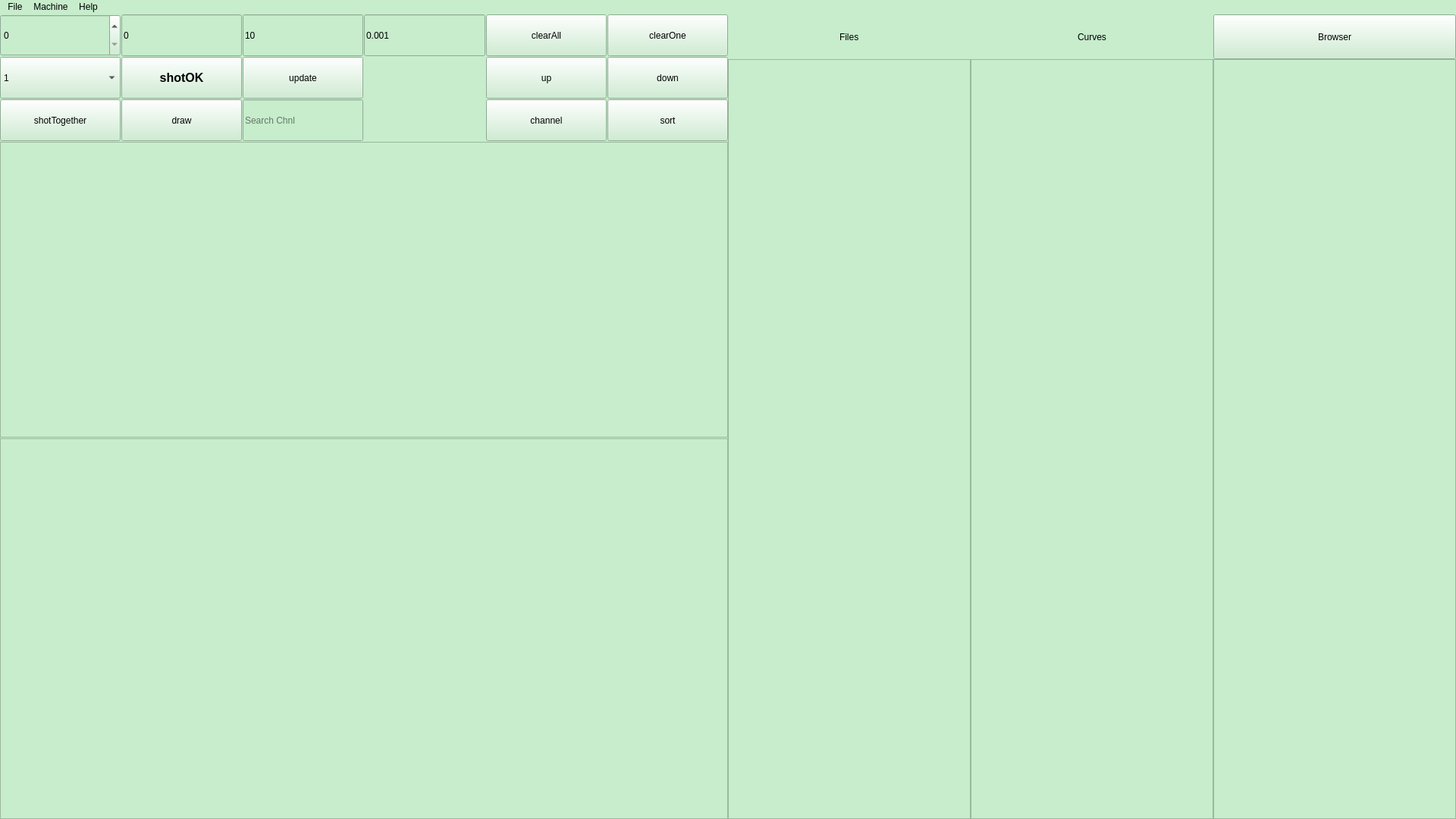
<?xml version="1.0" encoding="UTF-8"?>
<ui version="4.0">
 <class>MainWindow</class>
 <widget class="QMainWindow" name="MainWindow">
  <property name="geometry">
   <rect>
    <x>0</x>
    <y>0</y>
    <width>1920</width>
    <height>1080</height>
   </rect>
  </property>
  <property name="sizePolicy">
   <sizepolicy hsizetype="Expanding" vsizetype="Expanding">
    <horstretch>0</horstretch>
    <verstretch>0</verstretch>
   </sizepolicy>
  </property>
  <property name="contextMenuPolicy">
   <enum>Qt::DefaultContextMenu</enum>
  </property>
  <property name="windowTitle">
   <string>Data Analysis Pro modified by QYxYZ</string>
  </property>
  <property name="styleSheet">
   <string notr="true">background-color: rgb(199, 237, 204);</string>
  </property>
  <widget class="QWidget" name="centralwidget">
   <property name="styleSheet">
    <string notr="true">background-color: rgb(199, 237, 204);</string>
   </property>
   <layout class="QGridLayout" name="gridLayout_2">
    <property name="leftMargin">
     <number>0</number>
    </property>
    <property name="topMargin">
     <number>0</number>
    </property>
    <property name="rightMargin">
     <number>0</number>
    </property>
    <property name="bottomMargin">
     <number>0</number>
    </property>
    <item row="0" column="0">
     <layout class="QHBoxLayout" name="horizontalLayout" stretch="12,4,4,4">
      <property name="spacing">
       <number>0</number>
      </property>
      <property name="leftMargin">
       <number>0</number>
      </property>
      <property name="topMargin">
       <number>0</number>
      </property>
      <property name="rightMargin">
       <number>0</number>
      </property>
      <property name="bottomMargin">
       <number>0</number>
      </property>
      <item>
       <layout class="QVBoxLayout" name="verticalLayout" stretch="3,7,0">
        <property name="spacing">
         <number>1</number>
        </property>
        <property name="topMargin">
         <number>0</number>
        </property>
        <property name="rightMargin">
         <number>0</number>
        </property>
        <property name="bottomMargin">
         <number>0</number>
        </property>
        <item>
         <layout class="QGridLayout" name="gridLayout" rowstretch="1,0,0" columnstretch="2,0,0,0,0,0">
          <property name="sizeConstraint">
           <enum>QLayout::SetNoConstraint</enum>
          </property>
          <property name="spacing">
           <number>1</number>
          </property>
          <item row="2" column="5">
           <widget class="QPushButton" name="sort">
            <property name="sizePolicy">
             <sizepolicy hsizetype="Expanding" vsizetype="Expanding">
              <horstretch>2</horstretch>
              <verstretch>1</verstretch>
             </sizepolicy>
            </property>
            <property name="styleSheet">
             <string notr="true">background-color: rgb(199, 237, 204);</string>
            </property>
            <property name="text">
             <string>sort</string>
            </property>
           </widget>
          </item>
          <item row="0" column="4">
           <widget class="QPushButton" name="clearAll">
            <property name="sizePolicy">
             <sizepolicy hsizetype="Expanding" vsizetype="Expanding">
              <horstretch>2</horstretch>
              <verstretch>1</verstretch>
             </sizepolicy>
            </property>
            <property name="styleSheet">
             <string notr="true">background-color: rgb(199, 237, 204);</string>
            </property>
            <property name="text">
             <string>clearAll</string>
            </property>
           </widget>
          </item>
          <item row="2" column="1">
           <widget class="QPushButton" name="draw">
            <property name="sizePolicy">
             <sizepolicy hsizetype="Expanding" vsizetype="Expanding">
              <horstretch>2</horstretch>
              <verstretch>1</verstretch>
             </sizepolicy>
            </property>
            <property name="styleSheet">
             <string notr="true">background-color: rgb(199, 237, 204);</string>
            </property>
            <property name="text">
             <string>draw</string>
            </property>
           </widget>
          </item>
          <item row="1" column="1">
           <widget class="QPushButton" name="shotOK">
            <property name="sizePolicy">
             <sizepolicy hsizetype="Expanding" vsizetype="Expanding">
              <horstretch>2</horstretch>
              <verstretch>1</verstretch>
             </sizepolicy>
            </property>
            <property name="font">
             <font>
              <pointsize>12</pointsize>
              <weight>75</weight>
              <bold>true</bold>
             </font>
            </property>
            <property name="styleSheet">
             <string notr="true">background-color: rgb(199, 237, 204);</string>
            </property>
            <property name="text">
             <string>shotOK</string>
            </property>
           </widget>
          </item>
          <item row="0" column="1">
           <widget class="QLineEdit" name="xLeft">
            <property name="sizePolicy">
             <sizepolicy hsizetype="Expanding" vsizetype="Expanding">
              <horstretch>2</horstretch>
              <verstretch>1</verstretch>
             </sizepolicy>
            </property>
            <property name="styleSheet">
             <string notr="true">background-color: rgb(199, 237, 204);</string>
            </property>
            <property name="text">
             <string>0</string>
            </property>
           </widget>
          </item>
          <item row="0" column="5">
           <widget class="QPushButton" name="clearOne">
            <property name="sizePolicy">
             <sizepolicy hsizetype="Expanding" vsizetype="Expanding">
              <horstretch>2</horstretch>
              <verstretch>1</verstretch>
             </sizepolicy>
            </property>
            <property name="styleSheet">
             <string notr="true">background-color: rgb(199, 237, 204);</string>
            </property>
            <property name="text">
             <string>clearOne</string>
            </property>
           </widget>
          </item>
          <item row="1" column="4">
           <widget class="QPushButton" name="up">
            <property name="sizePolicy">
             <sizepolicy hsizetype="Expanding" vsizetype="Expanding">
              <horstretch>2</horstretch>
              <verstretch>1</verstretch>
             </sizepolicy>
            </property>
            <property name="styleSheet">
             <string notr="true">background-color: rgb(199, 237, 204);</string>
            </property>
            <property name="text">
             <string>up</string>
            </property>
           </widget>
          </item>
          <item row="0" column="0">
           <widget class="QSpinBox" name="shot">
            <property name="sizePolicy">
             <sizepolicy hsizetype="Expanding" vsizetype="Expanding">
              <horstretch>2</horstretch>
              <verstretch>1</verstretch>
             </sizepolicy>
            </property>
            <property name="styleSheet">
             <string notr="true">background-color: rgb(199, 237, 204);</string>
            </property>
            <property name="maximum">
             <number>99999</number>
            </property>
           </widget>
          </item>
          <item row="1" column="2">
           <widget class="QPushButton" name="update">
            <property name="sizePolicy">
             <sizepolicy hsizetype="Expanding" vsizetype="Expanding">
              <horstretch>2</horstretch>
              <verstretch>1</verstretch>
             </sizepolicy>
            </property>
            <property name="styleSheet">
             <string notr="true">background-color: rgb(199, 237, 204);</string>
            </property>
            <property name="text">
             <string>update</string>
            </property>
           </widget>
          </item>
          <item row="2" column="0">
           <widget class="QPushButton" name="shotTogether">
            <property name="sizePolicy">
             <sizepolicy hsizetype="Expanding" vsizetype="Expanding">
              <horstretch>2</horstretch>
              <verstretch>1</verstretch>
             </sizepolicy>
            </property>
            <property name="styleSheet">
             <string notr="true">background-color: rgb(199, 237, 204);</string>
            </property>
            <property name="text">
             <string>shotTogether</string>
            </property>
           </widget>
          </item>
          <item row="1" column="5">
           <widget class="QPushButton" name="down">
            <property name="sizePolicy">
             <sizepolicy hsizetype="Expanding" vsizetype="Expanding">
              <horstretch>2</horstretch>
              <verstretch>1</verstretch>
             </sizepolicy>
            </property>
            <property name="styleSheet">
             <string notr="true">background-color: rgb(199, 237, 204);</string>
            </property>
            <property name="text">
             <string>down</string>
            </property>
           </widget>
          </item>
          <item row="2" column="4">
           <widget class="QPushButton" name="channel">
            <property name="sizePolicy">
             <sizepolicy hsizetype="Expanding" vsizetype="Expanding">
              <horstretch>2</horstretch>
              <verstretch>1</verstretch>
             </sizepolicy>
            </property>
            <property name="styleSheet">
             <string notr="true">background-color: rgb(199, 237, 204);</string>
            </property>
            <property name="text">
             <string>channel</string>
            </property>
           </widget>
          </item>
          <item row="1" column="0">
           <widget class="QComboBox" name="layoutMode">
            <property name="sizePolicy">
             <sizepolicy hsizetype="Expanding" vsizetype="Expanding">
              <horstretch>2</horstretch>
              <verstretch>1</verstretch>
             </sizepolicy>
            </property>
            <property name="styleSheet">
             <string notr="true">background-color: rgb(199, 237, 204);</string>
            </property>
            <property name="currentText">
             <string>1</string>
            </property>
            <item>
             <property name="text">
              <string>1</string>
             </property>
            </item>
            <item>
             <property name="text">
              <string>1,1</string>
             </property>
            </item>
            <item>
             <property name="text">
              <string>111</string>
             </property>
            </item>
            <item>
             <property name="text">
              <string>1,1+n/2</string>
             </property>
            </item>
            <item>
             <property name="text">
              <string>cmp</string>
             </property>
            </item>
           </widget>
          </item>
          <item row="0" column="2">
           <widget class="QLineEdit" name="xRight">
            <property name="sizePolicy">
             <sizepolicy hsizetype="Expanding" vsizetype="Expanding">
              <horstretch>2</horstretch>
              <verstretch>1</verstretch>
             </sizepolicy>
            </property>
            <property name="styleSheet">
             <string notr="true">background-color: rgb(199, 237, 204);</string>
            </property>
            <property name="text">
             <string>10</string>
            </property>
           </widget>
          </item>
          <item row="0" column="3">
           <widget class="QLineEdit" name="freqInterp">
            <property name="sizePolicy">
             <sizepolicy hsizetype="Expanding" vsizetype="Expanding">
              <horstretch>2</horstretch>
              <verstretch>1</verstretch>
             </sizepolicy>
            </property>
            <property name="styleSheet">
             <string notr="true">background-color: rgb(199, 237, 204);</string>
            </property>
            <property name="text">
             <string>0.001</string>
            </property>
           </widget>
          </item>
          <item row="2" column="2">
           <widget class="QLineEdit" name="chnlPattern">
            <property name="sizePolicy">
             <sizepolicy hsizetype="Expanding" vsizetype="Expanding">
              <horstretch>2</horstretch>
              <verstretch>1</verstretch>
             </sizepolicy>
            </property>
            <property name="styleSheet">
             <string notr="true">background-color: rgb(199, 237, 204);</string>
            </property>
            <property name="placeholderText">
             <string>Search Chnl</string>
            </property>
           </widget>
          </item>
         </layout>
        </item>
        <item>
         <widget class="QTextBrowser" name="Warning">
          <property name="sizePolicy">
           <sizepolicy hsizetype="Expanding" vsizetype="Expanding">
            <horstretch>12</horstretch>
            <verstretch>6</verstretch>
           </sizepolicy>
          </property>
          <property name="styleSheet">
           <string notr="true">background-color: rgb(199, 237, 204);</string>
          </property>
         </widget>
        </item>
        <item>
         <widget class="PlotWidget" name="graphicsView">
          <property name="sizePolicy">
           <sizepolicy hsizetype="Expanding" vsizetype="Expanding">
            <horstretch>0</horstretch>
            <verstretch>9</verstretch>
           </sizepolicy>
          </property>
          <property name="styleSheet">
           <string notr="true">background-color: rgb(199, 237, 204);</string>
          </property>
          <property name="showAxes" stdset="0">
           <bool>true</bool>
          </property>
         </widget>
        </item>
       </layout>
      </item>
      <item>
       <layout class="QVBoxLayout" name="verticalLayout_3" stretch="1,0">
        <property name="spacing">
         <number>0</number>
        </property>
        <item alignment="Qt::AlignHCenter">
         <widget class="QLabel" name="LabelFiles">
          <property name="sizePolicy">
           <sizepolicy hsizetype="Expanding" vsizetype="Expanding">
            <horstretch>4</horstretch>
            <verstretch>1</verstretch>
           </sizepolicy>
          </property>
          <property name="styleSheet">
           <string notr="true">background-color: rgb(199, 237, 204);</string>
          </property>
          <property name="text">
           <string>Files</string>
          </property>
         </widget>
        </item>
        <item>
         <widget class="QListWidget" name="Files">
          <property name="sizePolicy">
           <sizepolicy hsizetype="Expanding" vsizetype="Expanding">
            <horstretch>0</horstretch>
            <verstretch>17</verstretch>
           </sizepolicy>
          </property>
         </widget>
        </item>
       </layout>
      </item>
      <item>
       <layout class="QVBoxLayout" name="verticalLayout_4" stretch="1,0">
        <property name="spacing">
         <number>0</number>
        </property>
        <item alignment="Qt::AlignHCenter">
         <widget class="QLabel" name="LabelCurves">
          <property name="sizePolicy">
           <sizepolicy hsizetype="Expanding" vsizetype="Preferred">
            <horstretch>4</horstretch>
            <verstretch>1</verstretch>
           </sizepolicy>
          </property>
          <property name="styleSheet">
           <string notr="true">background-color: rgb(199, 237, 204);</string>
          </property>
          <property name="text">
           <string>Curves</string>
          </property>
         </widget>
        </item>
        <item>
         <widget class="QListWidget" name="Curves">
          <property name="sizePolicy">
           <sizepolicy hsizetype="Expanding" vsizetype="Expanding">
            <horstretch>0</horstretch>
            <verstretch>17</verstretch>
           </sizepolicy>
          </property>
         </widget>
        </item>
       </layout>
      </item>
      <item>
       <layout class="QVBoxLayout" name="verticalLayout_2" stretch="1,0">
        <property name="spacing">
         <number>0</number>
        </property>
        <item>
         <widget class="QPushButton" name="Browser">
          <property name="sizePolicy">
           <sizepolicy hsizetype="Expanding" vsizetype="Expanding">
            <horstretch>4</horstretch>
            <verstretch>1</verstretch>
           </sizepolicy>
          </property>
          <property name="styleSheet">
           <string notr="true">background-color: rgb(199, 237, 204);</string>
          </property>
          <property name="text">
           <string>Browser</string>
          </property>
         </widget>
        </item>
        <item>
         <widget class="QListWidget" name="Channels">
          <property name="sizePolicy">
           <sizepolicy hsizetype="Expanding" vsizetype="Expanding">
            <horstretch>0</horstretch>
            <verstretch>17</verstretch>
           </sizepolicy>
          </property>
         </widget>
        </item>
       </layout>
      </item>
     </layout>
    </item>
   </layout>
  </widget>
  <widget class="QMenuBar" name="menubar">
   <property name="geometry">
    <rect>
     <x>0</x>
     <y>0</y>
     <width>1920</width>
     <height>22</height>
    </rect>
   </property>
   <widget class="QMenu" name="menuFile">
    <property name="title">
     <string>File</string>
    </property>
    <addaction name="actionsetSystemName"/>
    <addaction name="actionsaveConfig"/>
    <addaction name="actionsaveData"/>
    <addaction name="actionloadData"/>
    <addaction name="actionloadConfig"/>
    <addaction name="actiondrawMode"/>
   </widget>
   <widget class="QMenu" name="menuMachine">
    <property name="title">
     <string>Machine</string>
    </property>
    <addaction name="actionsetMachine"/>
    <addaction name="actionChnlConfig"/>
    <addaction name="actionscanTree"/>
    <addaction name="actionscanTreeAD"/>
    <addaction name="actiondefaultChnl"/>
   </widget>
   <widget class="QMenu" name="menuHelp">
    <property name="title">
     <string>Help</string>
    </property>
    <addaction name="actionBasics"/>
    <addaction name="actionButtons"/>
    <addaction name="actionDrop_Down_Menu"/>
   </widget>
   <addaction name="menuFile"/>
   <addaction name="menuMachine"/>
   <addaction name="menuHelp"/>
  </widget>
  <action name="actionsetSystemName">
   <property name="text">
    <string>setSystemName</string>
   </property>
  </action>
  <action name="actionsaveConfig">
   <property name="text">
    <string>saveConfig</string>
   </property>
  </action>
  <action name="actionsaveData">
   <property name="text">
    <string>saveData</string>
   </property>
  </action>
  <action name="actionloadData">
   <property name="text">
    <string>loadData</string>
   </property>
  </action>
  <action name="actionloadConfig">
   <property name="text">
    <string>loadConfig</string>
   </property>
  </action>
  <action name="actiondrawMode">
   <property name="text">
    <string>drawMode</string>
   </property>
  </action>
  <action name="actionsetMachine">
   <property name="text">
    <string>setMachine</string>
   </property>
  </action>
  <action name="actionChnlConfig">
   <property name="text">
    <string>ChnlConfig</string>
   </property>
  </action>
  <action name="actionscanTree">
   <property name="text">
    <string>scanTree</string>
   </property>
  </action>
  <action name="actionscanTreeAD">
   <property name="text">
    <string>scanTreeAD</string>
   </property>
  </action>
  <action name="actiondefaultChnl">
   <property name="text">
    <string>defaultChnl</string>
   </property>
  </action>
  <action name="actionBasics">
   <property name="text">
    <string>Basics</string>
   </property>
  </action>
  <action name="actionButtons">
   <property name="text">
    <string>Buttons</string>
   </property>
  </action>
  <action name="actionDrop_Down_Menu">
   <property name="text">
    <string>Drop Down Menu</string>
   </property>
  </action>
 </widget>
 <customwidgets>
  <customwidget>
   <class>PlotWidget</class>
   <extends>QGraphicsView</extends>
   <header location="global">pyqtgraph</header>
  </customwidget>
 </customwidgets>
 <resources/>
 <connections>
  <connection>
   <sender>actionsetSystemName</sender>
   <signal>triggered()</signal>
   <receiver>MainWindow</receiver>
   <slot>close()</slot>
   <hints>
    <hint type="sourcelabel">
     <x>-1</x>
     <y>-1</y>
    </hint>
    <hint type="destinationlabel">
     <x>959</x>
     <y>539</y>
    </hint>
   </hints>
  </connection>
 </connections>
</ui>
